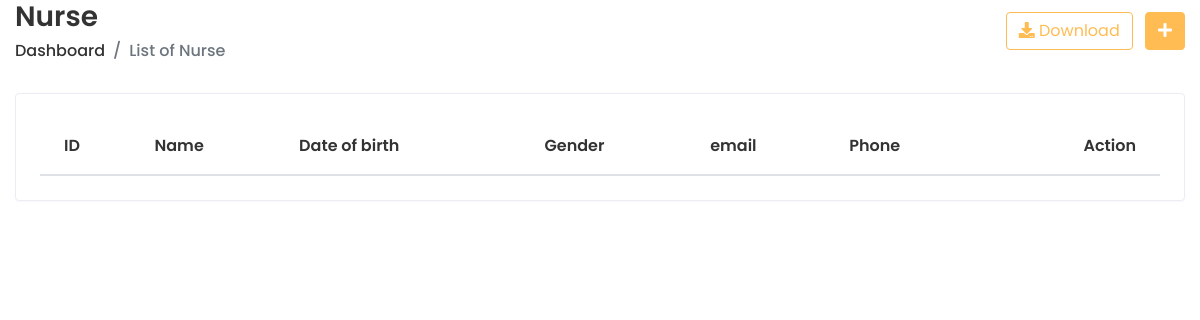
The page /app/nurselist/ (signed in) on the database as committed earlier.
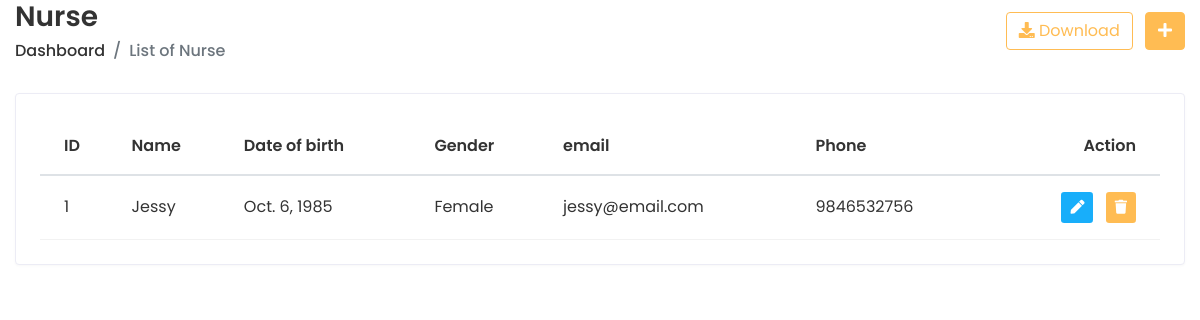
The same page on the database as committed later.
### doctor/models.py (models this page shows, shortened)
class NurseDetails(models.Model):
    nurse_name = models.CharField(max_length=50)
    gender = models.CharField(
         max_length=20,
         choices=(("Male", "Male"), ("Female", "Female"), ("Other", "Other")),
     )
    email = models.EmailField(default="", max_length=50, unique=True)
    date_of_birth = models.DateField()
    phone_number = models.CharField(default="", max_length=20)
    created = models.DateTimeField(auto_now_add=True)
    updated = models.DateTimeField(auto_now=True)

### doctor/views.py (the view)
# urls.py: path("nurselist/", views.nurse_list, name="nurse_list"),
@login_required
def nurse_list(request):
    nurses = NurseDetails.objects.all()
    return render(request, "nurse/nurse_list.html", {'nurses': nurses})

### templates/nurse/nurse_list.html (shortened to what this page needs)
{% extends 'home/base-login.html' %}
{% load static %}
{% block content %}
      <div class="content container-fluid">
         <div class="page-header">
        <div class="row align-items-center">
           <div class="col">
              <h3 class="page-title">Nurse</h3>
              <ul class="breadcrumb">
                 <li class="breadcrumb-item"><a href="{% url 'Nurseindex' %}">Dashboard</a></li>
                 <li class="breadcrumb-item active">List of Nurse</li>
              </ul>
           </div>
           <div class="col-auto text-right float-right ml-auto">
              <a href="#" class="btn btn-outline-primary mr-2"><i class="fas fa-download"></i> Download</a>
              <a href="add-student.html" class="btn btn-primary"><i class="fas fa-plus"></i></a>
           </div>
        </div>
     </div>
     <div class="row">
        <div class="col-sm-12">
           <div class="card card-table">
              <div class="card-body">
                 <div class="table-responsive">
                    <table class="table table-hover table-center mb-0 datatable">
                       <thead>
                          <tr>
                             <th>ID</th>
                             <th>Name</th>
                             <th>Date of birth</th>
                             <th>Gender</th>
                             <th>email</th>
                             <th>Phone</th>
                             <th class="text-right">Action</th>
                          </tr>
                       </thead>
                       {% for nurse in nurses %}
                       <tbody>
                          <tr>
                             <td>{{ nurse.id }}</td>
                             <td>
                                {{ nurse.nurse_name }}
                             </td>
                             <td>
                                {{ nurse.date_of_birth }}
                             </td>
                             <td>
                                {{ nurse.gender }}
                             </td>
                             <td>
                                {{ nurse.email }}
                             </td>
                             <td>
                                {{ nurse.phone_number }}
                             </td>
                             <td class="text-right">
                                <div class="actions">
                                   <a href="{% url 'nurse_edit' nurse.id %}" class="btn btn-sm bg-success-light mr-2">
                                   <i class="fas fa-pen"></i>
                                   </a>
                                   <a href="#" class="btn btn-sm bg-danger-light" onclick="confirmDelete('{{ nurse.username }}', '{{ nurse.id }}')">
                                   <i class="fas fa-trash"></i>
                                   </a>
                                </div>
                             </td>
                          </tr>
                       </tbody>
                       {% endfor %}
                    </table>
                 </div>
              </div>
            </div>
         </div>
  {% endblock %}

### templates/home/base-login.html (shortened to what this page needs)
{% load static %}
<!DOCTYPE html>
<html lang="en">
<head>
<link rel="stylesheet" href="{% static 'prescol/plugins/bootstrap/css/bootstrap.min.css' %}">
<link rel="stylesheet" href="{% static 'prescol/plugins/fontawesome/css/fontawesome.min.css' %}">
<link rel="stylesheet" href="{% static 'prescol/plugins/fontawesome/css/all.min.css' %}">
<link rel="stylesheet" href="{% static 'prescol/css/style.css' %}">
</head>
<body>
    {% block content %}
    {% endblock %}
</body>
</html>

### static/prescol/css/style.css (style rules this page uses)
html { height: 100%; }
body { background-color: #fff; color: #333; font-family: 'Poppins', sans-serif; font-size: 1rem; height: 100%; line-height: 1.5; overflow-x: hidden; }
h1, h2, h3, h4, h5, h6 { font-family: 'Poppins', sans-serif; margin-top: 0; }
a { color: #009ce7; }
input, button, a { transition: all 0.4s ease; -moz-transition: all 0.4s ease; -o-transition: all 0.4s ease; -ms-transition: all 0.4s ease; -webkit-transition: all 0.4s ease; }
ul, ol { padding: 0px; list-style: none; }
.table { color: #333; max-width: 100%; margin-bottom: 0; width: 100%; }
.table thead tr th { font-weight: 600; }
.table tbody tr { border-bottom: 1px solid rgba(0, 0, 0, 0.05); }
.table.table-center td, .table.table-center th { vertical-align: middle; }
.card-table .card-body .table > thead > tr > th { border-top: 0; }
.card-table .card-body .table tr td:first-child, .card-table .card-body .table tr th:first-child { padding-left: 1.5rem; }
.card-table .card-body .table tr td:last-child, .card-table .card-body .table tr th:last-child { padding-right: 1.5rem; }
.card-table .table td, .card-table .table th { border-top: 1px solid #e2e5e8; padding: 1rem 0.75rem; white-space: nowrap; }
.btn-primary { background-color: #FFBC53; border: 1px solid #FFBC53; }
.btn-outline-primary { color: #FFBC53; border-color: #FFBC53; }
.card { border: 1px solid #ececf5; box-shadow: 0 1px 3px 0 rgba(0, 0, 0, 0.03); margin-bottom: 1.875rem; }
.card-body { padding: 1.5rem; }
.bg-danger-light { background-color:#FFBC53 !important; color:#fff !important; }
.bg-success-light { background-color: #18aefa; color: #fff; }
.page-header { margin-bottom: 1.875rem; }
.page-header .breadcrumb { background-color: transparent; color: #6c757d; font-size: 1rem; font-weight: 500; margin-bottom: 0; padding: 0; }
.page-header .breadcrumb a { color: #333; }
.page-title { font-size: 28px; font-weight: 600; color: #333; margin-bottom: 5px; }

Rows that differ between the two databases and show on the page:
added NurseDetails: id "1", nurse_name "Jessy", date_of_birth "Oct. 6, 1985", gender "Female", email "jessy@email.com", phone_number "9846532756"
